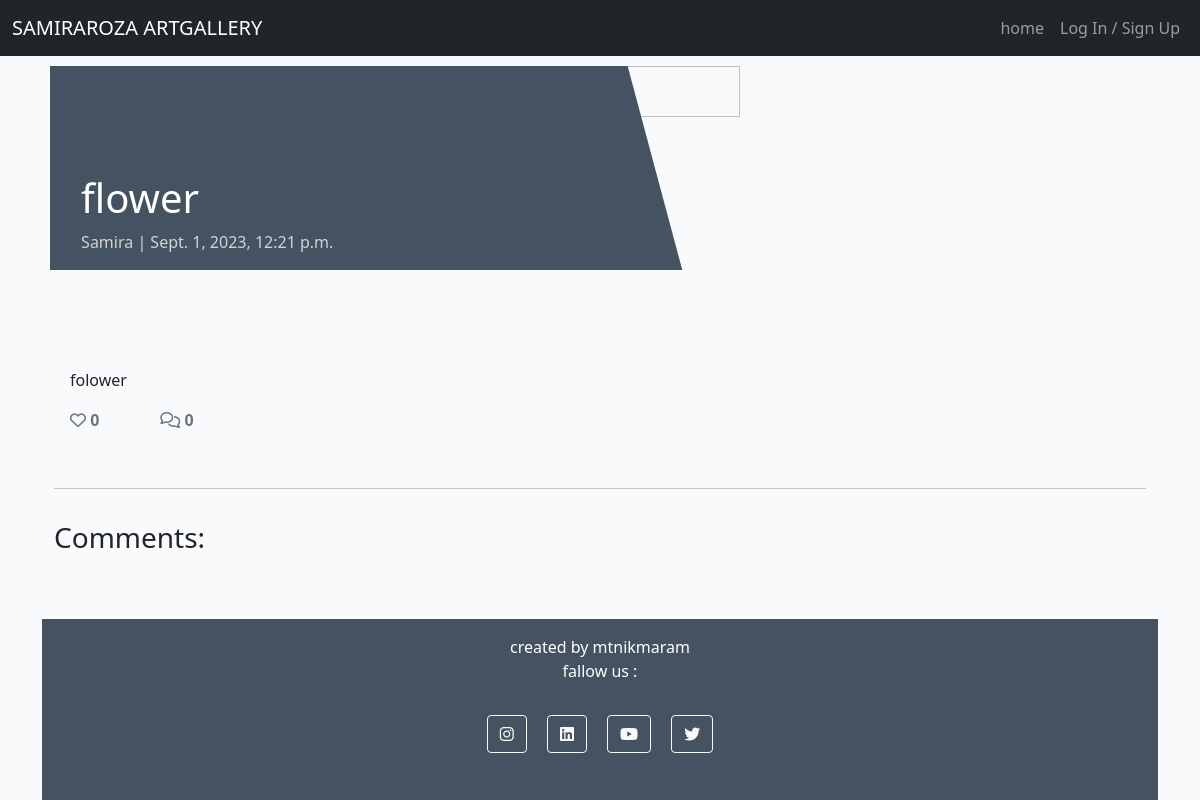
/flower/, run on an earlier commit of the app's database.
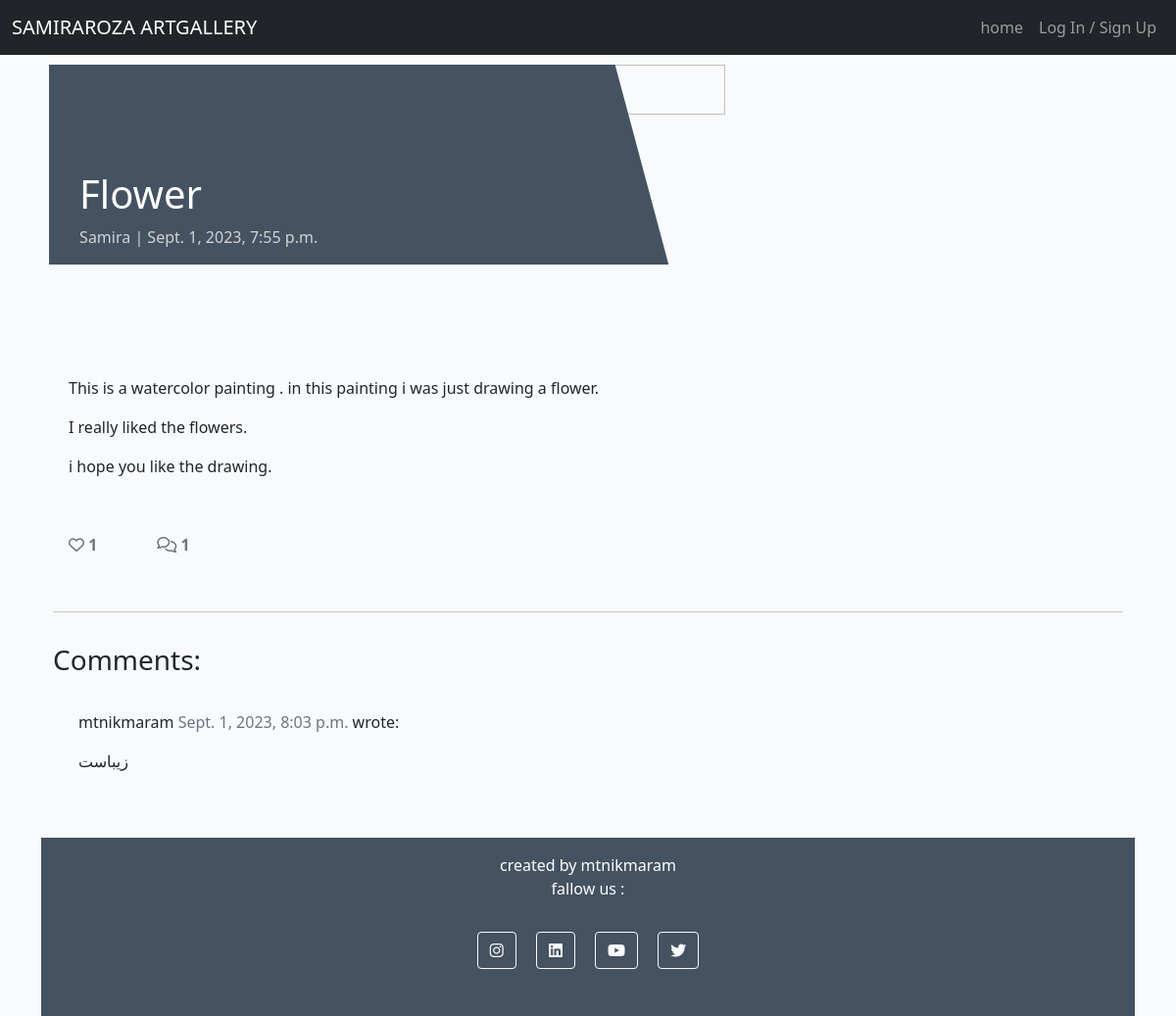
And on a later commit of the database.
### store/models.py (models this page shows, shortened)
class Post(models.Model):
    title = models.CharField(max_length=200, unique=True)
    slug = models.SlugField(max_length=200, unique=True)
    author = models.ForeignKey(User, on_delete=models.CASCADE, related_name="blog_posts")
    updated_on = models.DateTimeField(auto_now=True)
    content = models.TextField()
    featured_image = CloudinaryField('image', default='placeholder')
    excerpt = models.TextField(blank=True)
    created_on = models.DateTimeField(auto_now_add=True)
    status = models.IntegerField(choices=STATUS, default=0)
    likes = models.ManyToManyField(User, related_name='blogpost_like', blank=True)
    approved = models.BooleanField(default=False)
    class Meta:
        ordering = ["-created_on"]
    def number_of_likes(self):
        return self.likes.count()

class Comment(models.Model):
    post = models.ForeignKey(Post, on_delete=models.CASCADE, related_name="comments")
    name = models.CharField(max_length=80)
    email = models.EmailField()
    body = models.TextField()
    created_on = models.DateTimeField(auto_now_add=True)
    approved = models.BooleanField(default=False)
    class Meta:
        ordering = ["created_on"]

### store/views.py (the view, shortened to what this page needs)
# urls.py: path('<slug:slug>/', views.PostDetail.as_view(), name='post_detail'),
class PostDetail(View):
    def get(self, request, slug, *args, **kwargs):
        queryset = Post.objects.filter(status=1)
        post = get_object_or_404(queryset, slug=slug)
        comments = post.comments.filter(approved=True).order_by("-created_on")
        liked = False
        if post.likes.filter(id=request.user.id).exists():
            liked = True
        return render(
            request,
            "post_detail.html",
            {
                "post": post,
                "comments": comments,
                "commented": False,
                "liked": liked,
                "comment_form": CommentForm()
            },
        )

### templates/post_detail.html (shortened to what this page needs)
{% extends 'base.html' %} {% block content %}
{% load crispy_forms_tags %}
<div class="masthead">
    <div class="container">
        <div class="row g-2">
            <div class="col-md-6 masthead-text">
                <h1 class="post-title">{{ post.title }}</h1>
                <p class="post-subtitle">{{ post.author }} | {{ post.created_on }}</p>
            </div>
            <div class="d-none d-md-block col-md-6 masthead-image">
                {% if "placeholder" in post.featured_image.url %}
                <img src="{{ post.featured_image.url }}" width="50%" height="50%">
                {% else %}
                <img src="{{ post.featured_image.url }}" width="50%" height="50%">
                {% endif %}
            </div>
        </div>
    </div>
</div>
<div class="container">
    <div class="row">
        <div class="col card mb-4  mt-3 left  top">
            <div class="card-body">
                <p class="card-text ">
                    {{ post.content | safe }}
                </p>
                <div class="row">
                    <div class="col-1">
                        <strong>
                            {% if user.is_authenticated %}
                            <form class="d-inline" action="{% url 'post_like' post.slug %}" method="POST">
                                {% csrf_token %}
                                {% if liked %}
                                <button type="submit" name="blogpost_id" value="{{post.slug}}" class="btn-like"><i class="fas fa-heart"></i></button>
                                {% else %}
                                <button type="submit" name="blogpost_id" value="{{post.slug}}" class="btn-like"><i class="far fa-heart"></i></button>
                                {% endif %}
                            </form>
                            {% else %}
                            <span class="text-secondary"><i class="far fa-heart"></i></span>
                            {% endif %}
                        <span class="text-secondary">{{ post.number_of_likes }} </span>
                        </strong>
                    </div>
                    <div class="col-1">
                        {% with comments.count as total_comments %}
                        <strong class="text-secondary"><i class="far fa-comments"></i>
                            {{ total_comments }}</strong>
                        {% endwith %}
                    </div>
                </div>
            </div>
        </div>
    </div>
    <div class="row">
        <div class="col">
            <hr>
        </div>
    </div>
    <div class="row">
        <div class="col-md-8 card mb-4  mt-3 ">
            <h3>Comments:</h3>
            <div class="card-body">
                {% for comment in comments %}
                <div class="comments" style="padding: 10px;">
                    <p class="font-weight-bold">
                        {{ comment.name }}
                        <span class=" text-muted font-weight-normal">
                            {{ comment.created_on }}
                        </span> wrote:
                    </p>
                    {{ comment.body | linebreaks }}
                </div>
                {% endfor %}
            </div>
        </div>
        <div class="col-md-4 card mb-4  mt-3 ">
            <div class="card-body">
            </div>
        </div>
    </div>
</div>
{% endblock content %}

### templates/base.html (shortened to what this page needs)
{% load static %}
<!DOCTYPE html>
<html lang="en-US">
<head>
    <link href="https://cdn.jsdelivr.net/npm/bootstrap@5.0.1/dist/css/bootstrap.min.css" rel="stylesheet"
>
    <link rel="stylesheet" href="{% static 'css/style.css' %}">
    <link rel="stylesheet" href="https://cdnjs.cloudflare.com/ajax/libs/font-awesome/6.2.0/css/all.min.css">
</head>
<body class="d-flex flex-column h-100 main-bg">
    <nav class="navbar navbar-expand-lg navbar-dark bg-dark">
        <div class="container-fluid">
            <a class="navbar-brand" href="{% url 'home'%}">SAMIRAROZA ARTGALLERY</a>
            <div class="collapse navbar-collapse" id="navbarNavDropdown">
                <ul class="navbar-nav ms-auto">
                    <li class="nav-item">
                        <a class="nav-link" href="{% url 'home'%}">home</a>
                    </li>
            {% if user.is_authenticated %}
                    <li class="nav-item dropdown">
                        <a class="nav-link dropdown-toggle" href="#" role="button" data-bs-toggle="dropdown"
                            aria-expanded="false">
                            {{ user }}
                        </a>
                        <ul class="dropdown-menu dropdown-menu-end">
                            <li><a class="dropdown-item" href="{% url 'create_post' %}">Create New post</a></li>
                            <li><a class="dropdown-item" href="{% url 'view_post' %}">View My posts</a></li>
                            <li>
                                <hr class="dropdown-divider">
                            </li>
                            <li><a class="dropdown-item" href="{% url 'show_profile' %}">Show profile Page</a></li>
                            <li>
                                <hr class="dropdown-divider">
                            </li>
                            <li><a class="dropdown-item" href="{% url 'account_logout' %}">Log Out</a></li>
                    </li>
                    {% else %}
                    <li><a class="nav-link" href="{% url 'account_login' %}">Log In / Sign Up</a></li>
                </ul>
            </div>
            {% endif %}
        </div>
    </nav>
    <div class="container">
    <main class="flex-shrink-0 main-bg">
        {% block content %}
        {% endblock content %}
    </main>
    <footer class="footer mt-auto py-3 dark-bg">
        <p class="m-0 text-center text-white">created by mtnikmaram</p>
        <p class="m-0 text-center text-white">fallow us : </p>
        <div class="text-center my-4">
            <a class="btn btn-outline-light btn-floating m-2" href="https://www.instagram.com/" target="_blank"
                rel="noopener" aria-label="Visit our Instagram page (opens in a new tab)" role="button"><i
                    class="fab fa-instagram"></i></a>
            <a class="btn btn-outline-light btn-floating m-2" href="https://www.linkedin.com/" target="_blank"
                rel="noopener" aria-label="Visit our Linkedin page (opens in a new tab)" role="button"><i
                    class="fab fa-linkedin"></i></a>
            <a class="btn btn-outline-light btn-floating m-2" href="https://youtube.com/" target="_blank"
                rel="noopener" aria-label="Visit our Youtube page (opens in a new tab)" role="button"><i
                    class="fab fa-youtube"></i></a>
            <a class="btn btn-outline-light btn-floating m-2" href="https://twitter.com/" target="_blank"
                rel="noopener" aria-label="Visit our Twitter page (opens in a new tab)" role="button"><i
                    class="fab fa-twitter"></i></a>
        </div>
    </footer>
</body>
</html>

### static/css/style.css (style rules this page uses)
body { background-color: #F9FAFC; }
.dark-bg { background-color: #445261; }
.main-bg { background-color: #F9FAFC; }
.card { height: 80%; border: none; background-color: transparent; }
.card-body { height: 80%; }
.masthead { margin-top: 10px; overflow: hidden; position: relative; display: inline-block; height: 33vh; width: 100%; }
.masthead-text { background-color: #445261; color: white; position: relative; }
.masthead-image { position: relative; overflow: hidden; }
.masthead-image:after { content: ""; position: absolute; top: 0; right: 90%; height: 100%; width: 150%; background: #445261; -webkit-transform: skew(15deg); -moz-transform: skew(15deg); transform: skew(15deg); z-index: 100; }
.post-title { margin-top: 20%; margin-left: 5%; }
.post-subtitle { margin-left: 5%; color: lightgray; }

What changed in the data, as far as the page shows it:
removed Post: title "flower", author "Samira", created_on "Sept. 1, 2023, 12:21 p.m.", content "folower", number_of_likes "0"
added Post: title "Flower", author "Samira", created_on "Sept. 1, 2023, 7:55 p.m.", content "This is a watercolor painting . in this painting i was just drawing a flower. I really liked the flowers. i hope you like the drawing.", number_of_likes "1"
added Comment: name "mtnikmaram", created_on "Sept. 1, 2023, 8:03 p.m.", body "زیباست"
Also different on the page:
{{ total_comments }}: "0" → "1"
